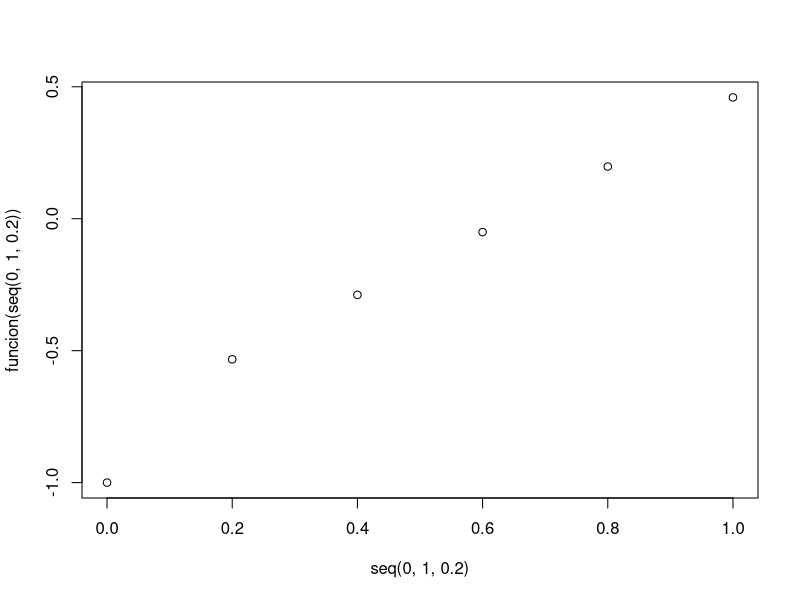

This figure's R source:
rm(list=ls())
graphics.off()

funcion<-function(x){
  f<-   sqrt(x) - cos(x) 
  return(f)
  
}

D(expression(sqrt(x) - cos(x) ),"x")

fprima<-function(x){
  
  fp= 0.5 * x^-0.5 + sin(x)
  return(fp)
}

MetodoNewton<-function(po,tol,n,f,fprima){
 #PASO 1 
  i=1
  # PASO 2
  while(i<=n){
     #PASO 3
      p=po - (f(po)/fprima(po))
      #PASO 4
      if(abs(p-po)<tol){
        return(p)
        
      }
      #PASO 5
      i=i+1
      #PASO 6
      po=p
    
    
  }
#PASO 7
return(paste("El método fracasó después de ", n , " Iteraciones, el resultado es: ", p))
}
plot(seq(0,1,0.2),funcion(seq(0,1,0.2)))

(MetodoNewton(0.62,10^-6,5,funcion,fprima))

